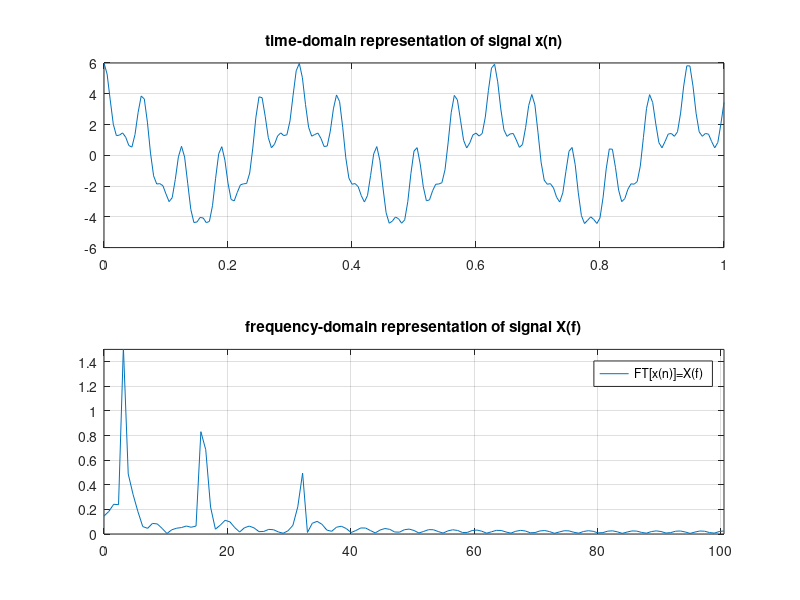

Source code (MATLAB):
% Calculate FFT and draw frequency-domain representation of a signal

% Create time base of signal x(n)
n=0:0.1:20; % discrete-time base of signal

% Create value sequence of signal x(n)
%signal=3*cos(n); % x(n) = 3cos(n)
%signal=3*cos(n)+2*cos(5*n); % x(n) = 3cos(n)+2cos(5n)
signal=3*cos(n)+2*cos(5*n)+cos(10*n); % x = 3cos(n)+2cos(5n)+cos(10n)

N=length(signal);
t=linspace(0,1,N);
figure(1)
subplot(2,1,1);plot(t,signal)
grid
title('time-domain representation of signal x(n)') 


% calculate the FFT
T_max=1;
Fs=N/T_max;
NFFT=2^nextpow2(N);
f1 =(Fs/2)*linspace(0,1,NFFT/2+1);
y=(abs(fft(signal,NFFT)/N));

%plot(f1,abs(y(1:N/2)),'r')
subplot(2,1,2);plot(f1,y(1:NFFT/2+1))
axis([0 max(f1) 0 1.5])
grid
title('frequency-domain representation of signal X(f)')
legend('FT[x(n)]=X(f)')
